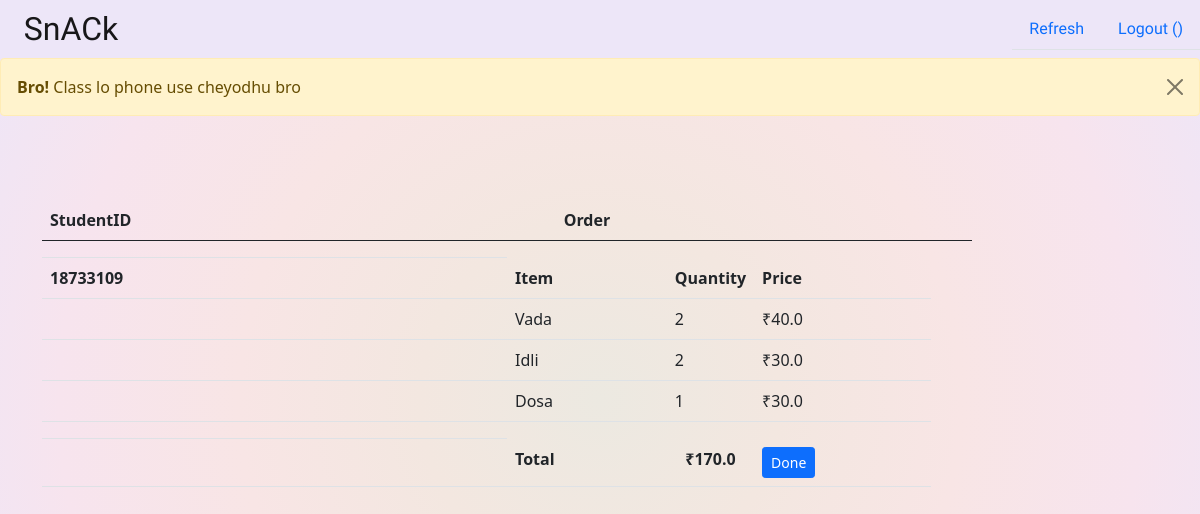
The app's page /cook_orders with its own data.
### menu/models.py (models this page shows, shortened)
class User(AbstractUser):
    is_student=models.BooleanField(default=False)
    is_cook=models.BooleanField(default=False)
    person_name=models.CharField(max_length=100)

class Food(models.Model):
	food_id=models.UUIDField(default=uuid.uuid4, editable=False, unique=True)
	fname = models.CharField(max_length=200)
	price = models.FloatField()
	fimage = models.ImageField(null=True, blank=True, upload_to='static/images/')
	is_veg=models.BooleanField(default=True)
	time=[('breakfast','breakfast'),('lunch','lunch'),('snacks','snacks'),('beverages','beverages'),('chips','chips')]
	meal_time=models.CharField(max_length=50,choices=time) #choices - Breakfast,Lunch,Snacks,Beverages

### menu/views.py (the view)
# urls.py: path('cook_orders',views.Cook,name='cook'), #cook after login
def Cook(request):
    orders=Order.objects.filter(complete=False)
    context={'items':[order.get_dict() for order in orders],'name':request.user.username }
    return render(request,'./cook_orders.html',context=context)

### menu/models.py (called while the page is built)
	@property
	def get_total(self):
		total = self.food.price * self.quantity
		return total

	@property
	def get_cart_total(self):
		fooditems = self.orderitem.all()
		total = sum([item.get_total for item in fooditems])
		return total

	def get_dict(self):
		d={
			'trans_id':self.trans_id,
			'student':self.student.user.username,
			'order_items': [{'food_name':item.food.fname, 'food_price':item.food.price, 'quantity':item.quantity } for item in self.orderitem.all()],
			'date':self.date_ordered,
			'total_price':self.get_cart_total
		}
		return d

### menu/templates/cook_orders.html (shortened to what this page needs)
{% load static %}
<!doctype html>
<html lang="en">
<head>
    <link href="https://cdn.jsdelivr.net/npm/bootstrap@5.0.0-beta2/dist/css/bootstrap.min.css" rel="stylesheet"
>
    <link rel="stylesheet" href="{% static 'css/breakfast.css'%}">
    <div class="header">
        <nav class="navbar navbar-expand-lg navbar-light" style="background-color: #ede6f8;">
            <a class="navbar-brand fontt" href="#">&nbsp;&nbsp;&nbsp;SnACk</a>
            <div class="navbar" id="navbarSupportedContent">
                <ul class="nav nav-tabs">
                    <li class="nav-item">
                        <a class="nav-link stu" href='#'>Refresh</a>
                    </li>
                    <li class="nav-item">
                        <a class="nav-link stu" aria-current="page" href="{% url 'cooklogout' %}">Logout
                            ({{ name }})</a>
                    </li>
                </ul>
            </div>
        </nav>
        <div class="alert alert-warning alert-dismissible fade show" role="alert">
            <strong>Bro!</strong> Class lo phone use cheyodhu bro
            <button type="button" class="btn-close" data-bs-dismiss="alert" aria-label="Close"></button>
        </div>
    </div>
</head>
<body class="bg">
    <div class="container">
        <div class="col-sm-12 col-md-10 col-md-offset-1">
            <div class="table-responsive">
                <table class="table table-hover ">
                    <thead>
                        <tr>
                            <th class="cart">StudentID</th>
                            <th class="text-center cart">Order</th>
                            <th></th>
                            <th></th>
                            <th></th>
                        </tr>
                    </thead>
                    <tbody>
                        {% for item in items %}
                        <tr>
                            <td class="col-md-6">
                        <tr>
                            <th rowspan={{ length }}>{{item.student}}</th>
                            <th>Item</th>
                            <th>Quantity</th>
                            <th>Price</th>
                        </tr>
                        {% for food in item.order_items %}
                        <tr>
                            <td></td>
                            <td>{{ food.food_name }}</td>
                            <td>{{ food.quantity }}</td>
                            <td>&#8377;{{ food.food_price }}</td>
                        </tr>
                        {% endfor %}
                        </td>
                        <td class="col-md-1" style="text-align: center">
                        </td>
                        <tr>
                            <td></td>
                            <td><strong>Total</strong></td>
                            <td class="col-md-1 text-center w-2"><strong>&#8377;{{ item.total_price }}</strong></td>
                            <td class="w-5">
                                <a href={% url 'cooked' item.trans_id %}><button type="button"
                                        class="btn btn-primary btn-sm">
                                         Done
                                    </button>
                                </a>
                            </td>
                        </tr>
                        {% endfor %}
                    </tbody>
                </table>
            </div>
        </div>
    </div>
</body>
</html>

### menu/static/css/breakfast.css (style rules this page uses)
.bg { padding-top: 200px; background-image: radial-gradient(circle, #ece9e1, #f3e7e0, #f8e5e5, #f7e4ee, #ede6f8); min-height: 100%; min-width: 100%; background-repeat: no-repeat; background-attachment: fixed; }
.navbar { position: relative; display: flex; flex-wrap: wrap; align-items: center; justify-content: space-between; padding-top: 0; padding-bottom: 0; }
.fontt { font-family: 'Londrina Solid', cursive; font-size: 2rem; line-height: 1.5; }
.stu { font-family: 'Reem Kufi', sans-serif; }
body, html { height: 100%; margin: 0; }

### menu/templates/cook_orders.html (style rules this page uses)
.header { overflow: hidden; position: fixed; z-index: 2; top: 0; margin-top: 0px; width: 100%; }
table { border-collapse: collapse; width: 50%; height: 50%; }

### records on screen
User: student "18733109"
Food: food_name "Vada", food_price "40.0"
Food: food_name "Idli", food_price "30.0"
Food: food_name "Dosa", food_price "30.0"

### other values on screen
{{ food.quantity }} "2" "2" "1"
{{ item.total_price }} "170.0"
